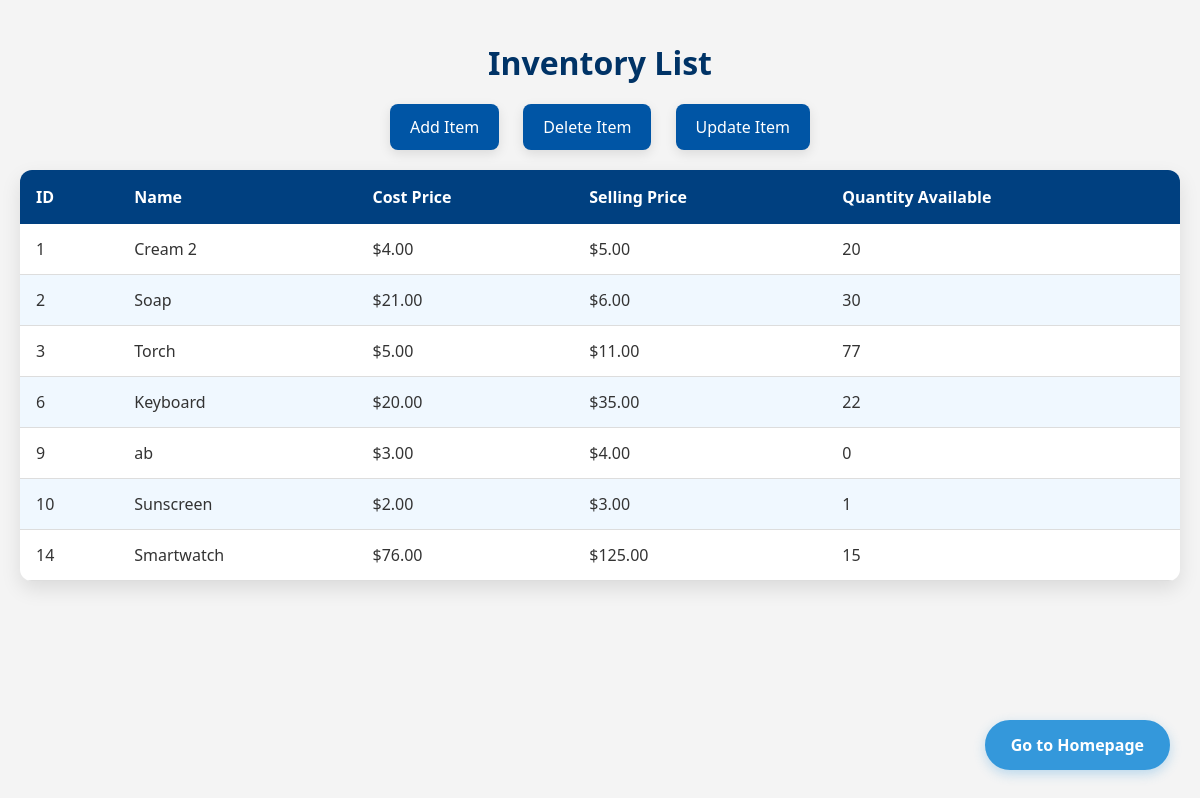
The app's page /Inventory/inventory.php with its own data.
### tables this page shows
CREATE TABLE `items` (
  `id` int(11) NOT NULL,
  `name` varchar(255) NOT NULL,
  `cost_price` decimal(10,2) NOT NULL,
  `selling_price` decimal(10,2) NOT NULL,
  `quantity_available` int(11) NOT NULL
);

### Inventory/inventory.php (the view, shortened to what this page needs)
<?php
$host = 'localhost';
$user = 'root';
$password = '';
$database = 'inventory_db';
$conn = new mysqli($host, $user, $password, $database);
$result = $conn->query("SELECT * FROM items");
?>
<!DOCTYPE html>
<html lang="en">
<head>
    <link rel="stylesheet" href="inventory.css">
</head>
<body>
    <h1>Inventory List</h1>
    <div class="homepage-btn">
        <a href="../index.html" class="home-page-button">Go to Homepage</a>
    </div>
    <div class="button-container">
        <a href="addinventory.php" class="button">Add Item</a>
        <a href="deleteinventory.php" class="button">Delete Item</a>
        <a href="updateinventory.php" class="button">Update Item</a>
    </div>
    <table>
        <thead>
            <tr>
                <th>ID</th>
                <th>Name</th>
                <th>Cost Price</th>
                <th>Selling Price</th>
                <th>Quantity Available</th>
            </tr>
        </thead>
        <tbody>
            <?php if ($result->num_rows > 0): ?>
                <?php while ($item = $result->fetch_assoc()): ?>
                    <tr>
                        <td><?php echo $item['id']; ?></td>
                        <td><?php echo htmlspecialchars($item['name']); ?></td>
                        <td>$<?php echo number_format($item['cost_price'], 2); ?></td>
                        <td>$<?php echo number_format($item['selling_price'], 2); ?></td>
                        <td><?php echo $item['quantity_available']; ?></td>
                    </tr>
                <?php endwhile; ?>
            <?php else: ?>
                <tr>
                    <td colspan="5">No items found</td>
                </tr>
            <?php endif; ?>
        </tbody>
    </table>
</body>
</html>

### Inventory/inventory.css (style rules this page uses)
body { font-family: "Segoe UI", Arial, sans-serif; background-color: #f4f4f4; color: #333; margin: 0; padding: 20px; }
h1 { text-align: center; color: #003366; margin-bottom: 20px; }
.button-container { text-align: center; margin: 20px 0; }
.button { display: inline-block; padding: 12px 20px; background-color: #0055a5; color: white; text-decoration: none; border-radius: 8px; margin: 0 10px; box-shadow: 0 4px 12px rgba(0, 0, 0, 0.1); transition: background-color 0.4s, transform 0.3s; }
table { width: 100%; border-collapse: separate; border-spacing: 0; margin-top: 20px; border-radius: 12px; overflow: hidden; box-shadow: 0 8px 20px rgba(0, 0, 0, 0.1); }
th { background-color: #004080; color: white; padding: 16px; text-align: left; font-weight: 600; }
td { padding: 14px 16px; border-bottom: 1px solid #ddd; background-color: white; transition: background-color 0.3s ease; }
tbody tr:nth-child(even) td { background-color: #f0f8ff; }
.homepage-btn { position: fixed; bottom: 30px; right: 30px; z-index: 100; }
.home-page-button { display: inline-block; padding: 12px 24px; background-color: #3498db; color: white; text-decoration: none; border-radius: 30px; font-weight: 600; font-size: 1rem; box-shadow: 0 4px 12px rgba(52, 152, 219, 0.3); transition: all 0.3s ease; border: 2px solid #3498db; }

### records on screen
items: id "1", name "Cream 2", cost_price "4.00", selling_price "5.00", quantity_available "20"
items: id "2", name "Soap", cost_price "21.00", selling_price "6.00", quantity_available "30"
items: id "3", name "Torch", cost_price "5.00", selling_price "11.00", quantity_available "77"
items: id "6", name "Keyboard", cost_price "20.00", selling_price "35.00", quantity_available "22"
items: id "9", name "ab", cost_price "3.00", selling_price "4.00", quantity_available "0"
items: id "10", name "Sunscreen", cost_price "2.00", selling_price "3.00", quantity_available "1"
items: id "14", name "Smartwatch", cost_price "76.00", selling_price "125.00", quantity_available "15"
